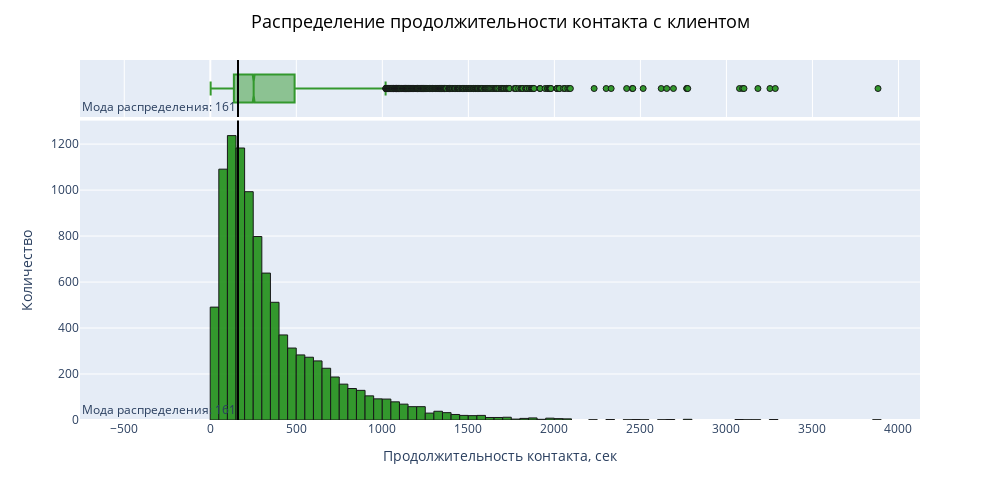

The notebook cell this image was saved under:
### Markdown cell above
<div class="alert alert-success">
Возраст клиентов находится в большом диапазоне, от 18 лет до 95. Чаще всего клиенты встречаются возрастом 35 лет.
 Так как возрастной разброс достаточно большой, визуализация для всех возрастов или нахождение статистики для каждого возраста не будет особо содержательной. В аналитике принято разделять людей по возрастным подгруппам и делать выводы уже по ним, при дальнейшем исследовании так и сделаем, разделим на подгруппы возраст.

### Code cell
quant_fig('duration', 'продолжительности контакта с клиентом', 'Продолжительность контакта, сек')

### Figure 1 — Plotly figure (JSON) as saved in the notebook; plotly's stock layout.template omitted (floating-point values rounded to 4 significant figures; data arrays with more than 128 entries replaced by an {"elided": "..."} marker saying what was removed)
{"data": [{"alignmentgroup": "True", "bingroup": "x", "hoverinfo": "all", "hovertemplate": "Продолжительность контакта, сек: %{x}<br> Количество: %{y}", "legendgroup": "", "marker": {"color": "rgb(32, 144, 24)", "line": {"color": "black", "width": 1}, "pattern": {"shape": ""}}, "name": "", "nbinsx": 100, "offsetgroup": "", "opacity": 0.9, "orientation": "v", "showlegend": false, "type": "histogram", "x": {"elided": "10105 int values"}, "xaxis": "x", "yaxis": "y"}, {"alignmentgroup": "True", "hoverinfo": "all", "hovertemplate": "Продолжительность контакта, сек: %{x}<br> Количество: %{y}", "legendgroup": "", "marker": {"color": "rgb(32, 144, 24)", "line": {"color": "black", "width": 1}}, "name": "", "notched": true, "offsetgroup": "", "opacity": 0.9, "showlegend": false, "type": "box", "x": {"elided": "10105 int values"}, "xaxis": "x2", "yaxis": "y2"}], "layout": {"annotations": [{"showarrow": false, "text": "Мода распределения: 161", "x": 161, "xanchor": "right", "xref": "x", "y": 0, "yanchor": "bottom", "yref": "y domain"}, {"showarrow": false, "text": "Мода распределения: 161", "x": 161, "xanchor": "right", "xref": "x2", "y": 0, "yanchor": "bottom", "yref": "y2 domain"}], "barmode": "relative", "height": 500, "legend": {"tracegroupgap": 0}, "margin": {"t": 60}, "shapes": [{"line": {"color": "black", "width": 2}, "type": "line", "x0": 161, "x1": 161, "xref": "x", "y0": 0, "y1": 1, "yref": "y domain"}, {"line": {"color": "black", "width": 2}, "type": "line", "x0": 161, "x1": 161, "xref": "x2", "y0": 0, "y1": 1, "yref": "y2 domain"}], "title": {"font": {"color": "black", "size": 18}, "text": "Распределение продолжительности контакта с клиентом", "x": 0.5, "xanchor": "center", "y": 0.97, "yanchor": "top"}, "width": 1000, "xaxis": {"anchor": "y", "domain": [0, 1], "showspikes": true, "title": {"text": "Продолжительность контакта, сек"}}, "xaxis2": {"anchor": "y2", "domain": [0, 1], "matches": "x", "showgrid": true, "showspikes": true, "showticklabels": false}, "yaxis": {"anchor": "x", "domain": [0, 0.8316], "showspikes": true, "title": {"text": "Количество"}}, "yaxis2": {"anchor": "x2", "domain": [0.8416, 1], "matches": "y2", "showgrid": false, "showline": false, "showspikes": true, "showticklabels": false, "ticks": ""}}}
